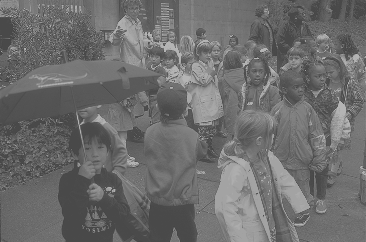
%> input picture ECE637/Lab4/kids.tif, 366 x 242 px
$ octave Sec2.m   (GNU Octave 9; MATLAB toolbox functions it lacks are replaced by stand-ins)
%> lines starting %> are read from the running program, lines starting %| are printed output that depends on the picture
### ECE637/Lab4/equalize.m
function [Y,Xout]= equalize(X)
h = hist(X(:), [0:255]);
denumerator = sum(h);
Y(1) = h(1)/denumerator;
for i = 2 : 1 :256;
    Y(i) = (Y(i-1) * denumerator + h(i))/denumerator;
end
Z = round(255 * (Y - min(Y))./(max(Y) - min(Y)));
sizeX = size(X);
for i = 1 : sizeX(1)
    for j = 1 : sizeX(2)
        Xout(i,j) = Z(X(i,j)+1);
    end
end

end

### ECE637/Lab4/Sec2.m
clear all
clc
X = imread('kids.tif');
%> X is the input picture: size 242x366 uint8; min 70, max 180, mean 108.6
[Y,Xout] = equalize(X); % y is cdf, Xout is equzklized image
%> in equalize, `h = hist(X(:), [0:255]);`: h = 256 values, max 3712 at index 74, min 0 at index 1, mean 346
%> in equalize, `denumerator = sum(h);`: denumerator = 88572
%> after the loop in equalize, `for i = 2 : 1 :256;`: Y = 256 values from 0 to 1
%> in equalize, `Z = round(255 * (Y - min(Y))./(max(Y) - min(Y)));`: Z = 256 values from 0 to 255
%> after the loop in equalize, `for i = 1 : sizeX(1)`:
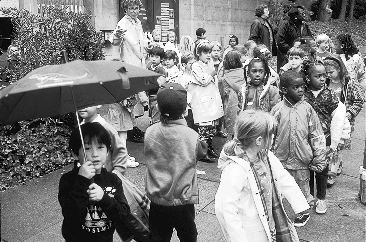
%> Xout: size 242x366 double; min 2, max 255, mean 129.5
%> Y = 256 values from 0 to 1
figure(1)
plot(Y)
xlabel('i')
ylabel('Y')
title('CDF of original image')
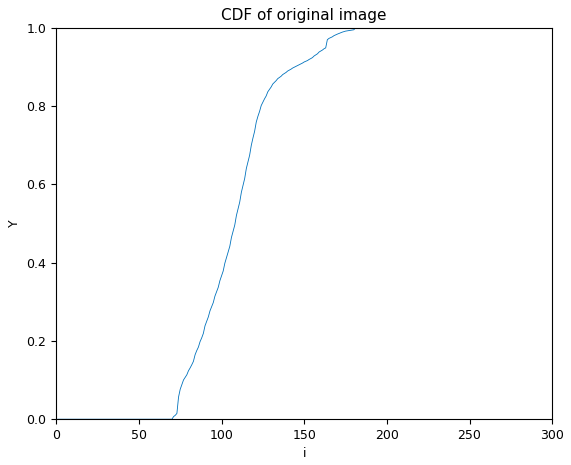
%> figure redrawn from the program's plot data; curve peaks at x = 181, y = 1
figure(2)
image(Xout + 1);
axis('image');
graymap = [0:255; 0:255; 0:255]'/255;
colormap(graymap);

[Yout,X2] = equalize(Xout);
%> Yout = 256 values from 0 to 1
figure(3)
plot(Yout);
xlabel('i')
ylabel('Y')
title('CDF of equalized image')
%> figure, not shown here; curve peaks at x = 256, y = 1
figure(4)
hist(Xout(:),[0:255])
title('histograms of equalized kids image');
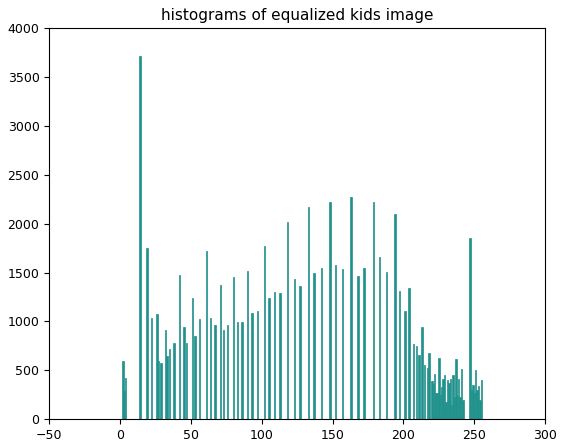
%> figure redrawn from the program's plot data; tallest bar 3712 high, from x = 13.5 to 14.5
